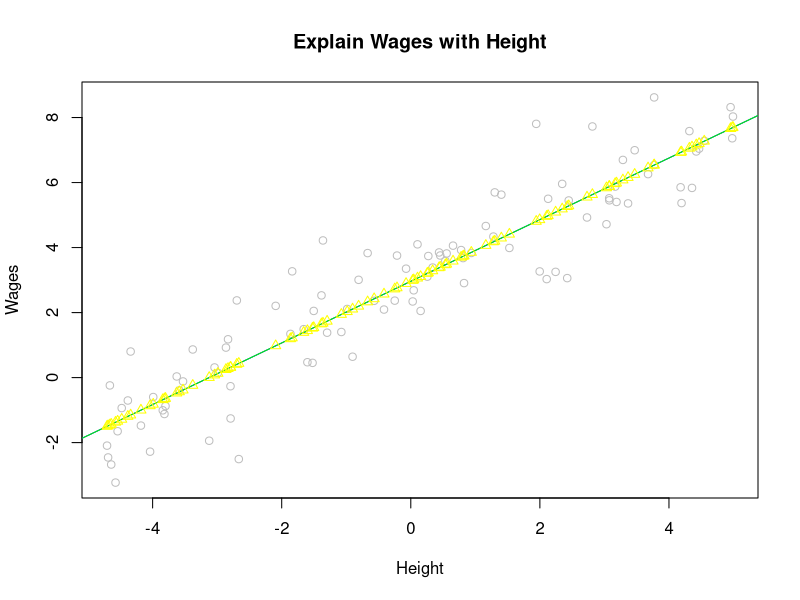
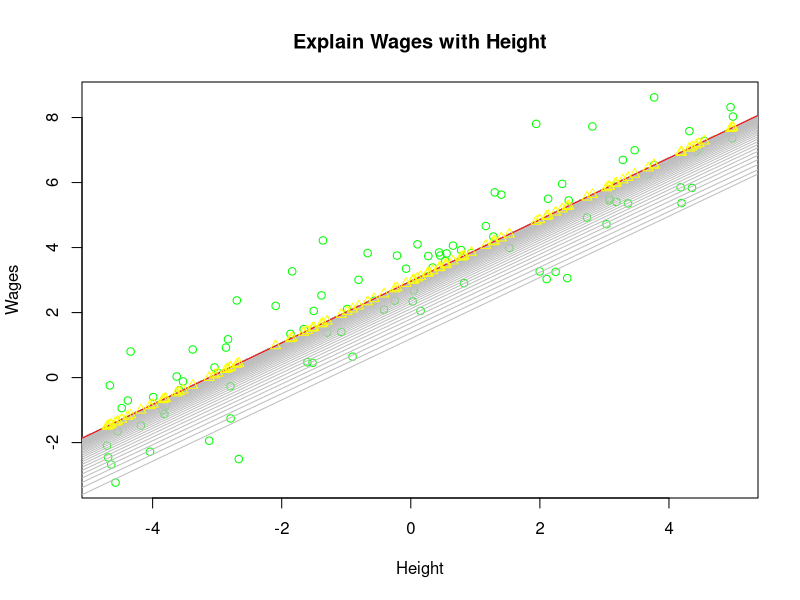

These charts were generated, in order, by the following R code:
# regressions.R
# Neural Network from scratch in R
# Ilia 03.04.2017

######################################################
# 1. Linear Regression in R
#####################################################

# generate random data in which y is a noisy function of x
X <- runif(100, -5, 5)
y <- X + rnorm(100) + 3

# Plot
plot(x=X, y=y, cex = 1, col = "grey",
     main = "Explain Wages with Height", xlab = "Height", ylab = "Wages")

# Fit a model (regress weight on height)
fit <- lm(y ~ X)
print(fit)
# Coefficients:
# (Intercept)           X  
# 3.0691           0.9957

# beta-hat
fit_params <- fit$coefficients

# Draw the regression line (intercept, slope)
abline(a=fit_params[[1]], b=fit_params[[2]], col="blue") 

#####################################################
# 2. Linear Regression from Scratch
#####################################################

# Matrix of predictors (we only have one in this example)
X_mat <- as.matrix(X)
# Add column of 1s for intercept coefficient
intcpt <- rep(1, length(y))

# Combine predictors with intercept
X_mat <- cbind(intcpt, X_mat)

# OLS (closed-form solution)
beta_hat <- solve(t(X_mat) %*% X_mat) %*% t(X_mat) %*% y
print(beta_hat)
# 3.0691470, 0.9956848

# Draw the regression line
abline(a=beta_hat[[1]], b=beta_hat[[2]], col="green")

# To get y-hat:
y_hat <- X_mat %*% beta_hat
points(x=X, y=y_hat, pch = 2, col='yellow')
       
#####################################################
# 3. Linear Regression with GD
#####################################################

# Plot
plot(x=X, y=y, cex = 1, col = "green",
     main = "Explain Wages with Height", xlab = "Height", ylab = "Wages")

gradient_descent <- function(X, y, lr, epochs)
{
  X_mat <- cbind(1, X)
  # Initialise beta_hat matrix
  beta_hat <- matrix(1, nrow=ncol(X_mat))
  for (j in 1:epochs)
  {
    residual <- (X_mat %*% beta_hat) - y
    delta <- (t(X_mat) %*% residual) * (1/nrow(X_mat))
    beta_hat <- beta_hat - (lr*delta)
    # Draw the regression line
    abline(a=beta_hat[[1]], b=beta_hat[[2]], col="grey")
  }
  # Return 
  beta_hat
}

beta_hat <- gradient_descent(X, y, 0.1, 200)
print(beta_hat)
# 3.0691470, 0.9956848

# Draw the regression line
abline(a=beta_hat[[1]], b=beta_hat[[2]], col="red")

# To get y-hat:
y_hat <- X_mat %*% beta_hat
points(x=X, y=y_hat, pch = 2, col='yellow')

